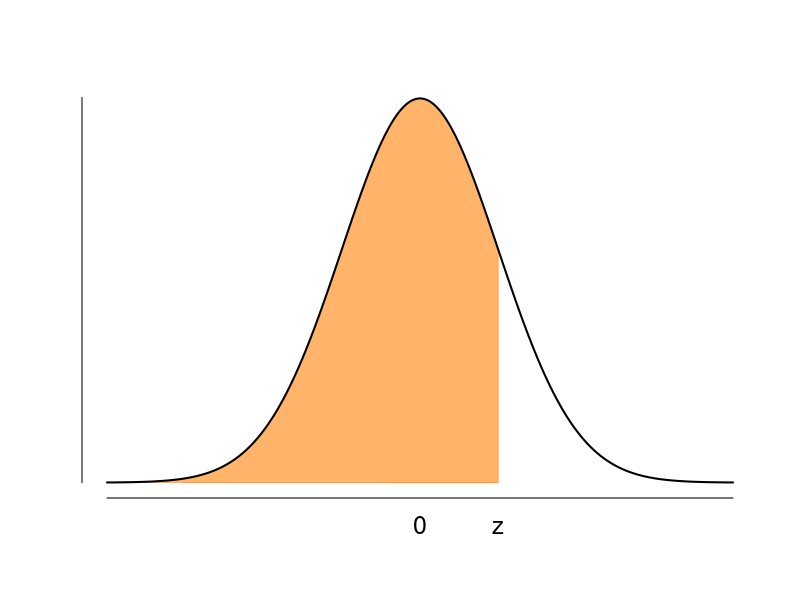
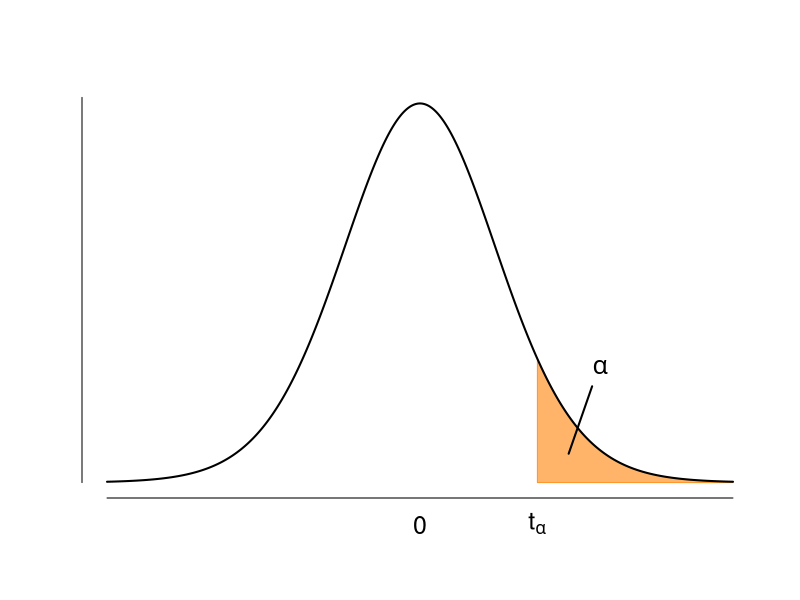
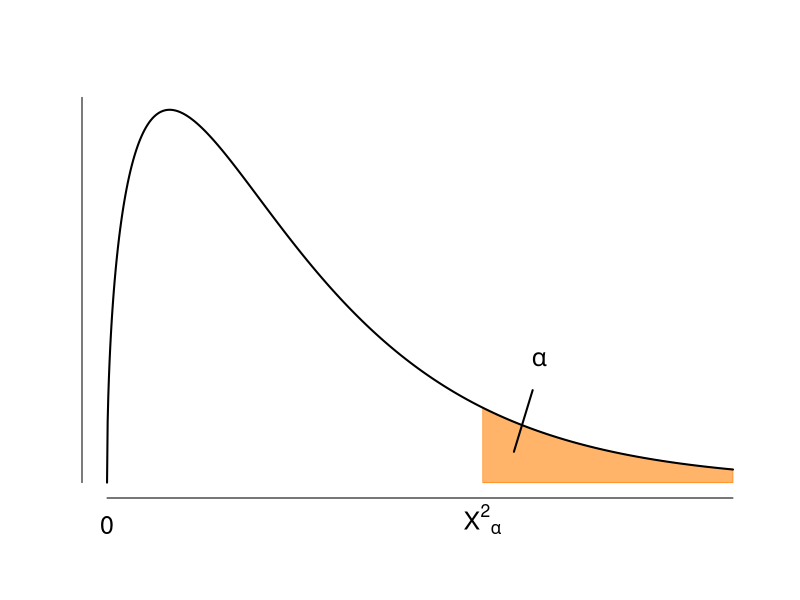
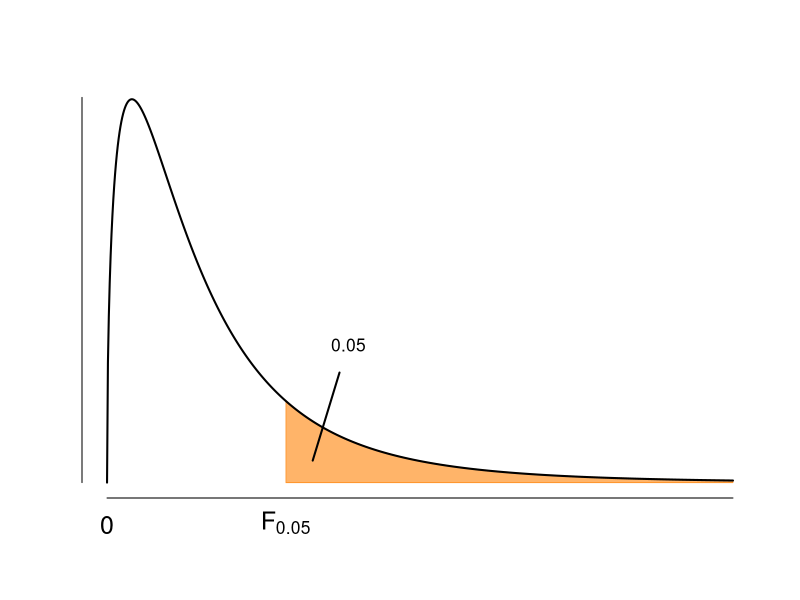

The R source for these figures, in order:
# Size = 4 x 7 
# z-values

x <- seq(-4, 4, 0.01)
y <- dnorm(x)
plot(1, 1, type = "n", las = 1, xlab = "", ylab = "", bty = "n", yaxt = "n", xaxt = "n", 
     ylim = c(0, 0.4), xlim = c(-4, 4))
axis(1, at = c(-4, 0, 1, 4), labels = c("", "0", "z", ""), lwd.ticks = 0, cex.axis = 1.5)
axis(2, at = c(0, 0.4), labels = NA, lwd.ticks = 0, cex.axis = 1.5)

color <- rgb(255, 128, 0, maxColorValue = 255, alpha = 150)
polygon(c(0, x[x<=1], 1), c(0, y[x<=1], 0), col=color, border = color)

lines(x, y, lwd = 2)


# t values
x <- seq(-4, 4, 0.01)
y <- dt(x, df = 19)
plot(1, 1, type = "n", las = 1, xlab = "", ylab = "", bty = "n", yaxt = "n", xaxt = "n", 
     ylim = c(0, 0.4), xlim = c(-4, 4))
axis(1, at = c(-4, 0, 1.5, 4), labels = c("", "0", expression(t[alpha]), ""), lwd.ticks = 0, cex.axis = 1.5)
axis(2, at = c(0, 0.4), labels = NA, lwd.ticks = 0, cex.axis = 1.5)

color <- rgb(255, 128, 0, maxColorValue = 255, alpha = 150)
polygon(c(1.5, x[x>=1.5], 4), c(0, y[x>=1.5], 0), col=color, border = color)
lines(x, y, lwd = 2)

text(x = 2.3, y = 0.12, labels = expression(alpha), cex = 1.5)
segments(x0 = 2.2, x1 = 1.9, y0 = 0.10, y1 = 0.03, lwd = 2)

# chi-squared values
x <- seq(0, 10, 0.01)
y <- dchisq(x, df = 3)
plot(1, 1, type = "n", las = 1, xlab = "", ylab = "", bty = "n", yaxt = "n", xaxt = "n", 
     ylim = c(0, 0.25), xlim = c(0, 10))
axis(1, at = c(0, 6, 10), labels = c("0", expression({X^{2}}[alpha]), ""), lwd.ticks = 0, cex.axis = 1.5)
axis(2, at = c(0, 0.25), labels = NA, lwd.ticks = 0, cex.axis = 1.5)

color <- rgb(255, 128, 0, maxColorValue = 255, alpha = 150)
polygon(c(6, x[x>=6], 10), c(0, y[x>=6], 0), col=color, border = color)
lines(x, y, lwd = 2)

text(x = 6.9, y = 0.08, labels = expression(alpha), cex = 1.5)
segments(x0 = 6.8, x1 = 6.5, y0 = 0.06, y1 = 0.02, lwd = 2)


# F-values
x <- seq(0, 7, 0.01)
y <- df(x, df1 = 3, df2 = 10)
plot(1, 1, type = "n", las = 1, xlab = "", ylab = "", bty = "n", yaxt = "n", xaxt = "n", 
     ylim = c(0, 0.7), xlim = c(0, 7))
axis(1, at = c(0, 2, 7), labels = c("0", expression("F"[.05], "")), lwd.ticks = 0, cex.axis = 1.5)
axis(2, at = c(0, 0.7), labels = NA, lwd.ticks = 0, cex.axis = 1.5)

color <- rgb(255, 128, 0, maxColorValue = 255, alpha = 150)
polygon(c(2, x[x>=2], 7), c(0, y[x>=2], 0), col=color, border = color)
lines(x, y, lwd = 2)

text(x = 2.7, y = 0.25, labels = expression(""[.05]), cex = 1.5)
segments(x0 = 2.6, x1 = 2.3, y0 = 0.20, y1 = 0.04, lwd = 2)

